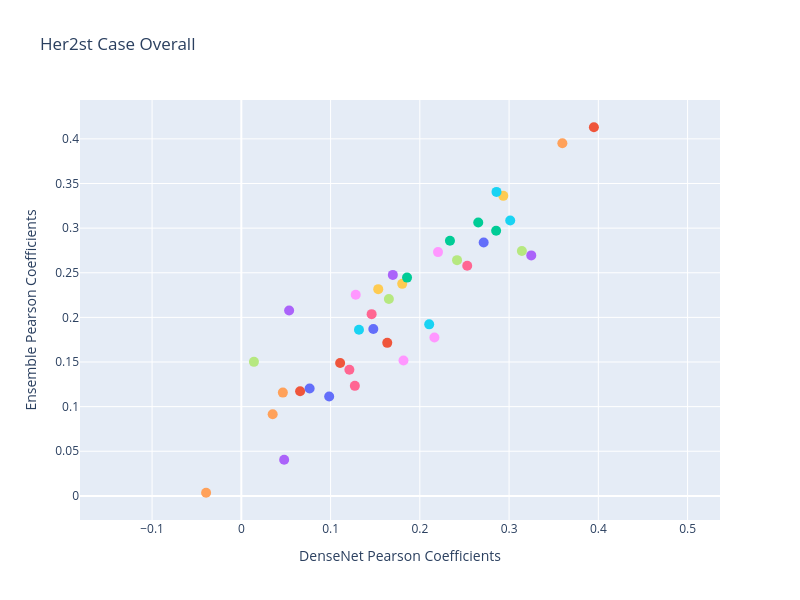

Notebook code cell kept with this figure:
### Code cell
import numpy as np
import matplotlib.pyplot as plt
import pandas as pd

ensemble_list = [] 
gcn_list = []
trans_list = []
densenet_list = []
for case in test_slides:
    with open('/data1/r20user3/shared_project/Hist2Cell/code/training/pearson_log/her2st_epoch100_lr1e-4_2hop_ensemble_onlycell_'+case+'_cell_pearson_list.pkl', 'rb') as f:
        multi_cell_pearson_list = pickle.load(f)
    ensemble_list += multi_cell_pearson_list
    with open('/data1/r20user3/shared_project/Hist2Cell/code/training/pearson_log/her2st_epoch2000_lr1e-4_GCN_onlycell_'+case+'_cell_pearson_list.pkl', 'rb') as f:
        multi_cell_pearson_list = pickle.load(f)
    gcn_list += multi_cell_pearson_list
    with open('/data1/r20user3/shared_project/Hist2Cell/code/training/pearson_log/her2st_epoch2000_lr1e-4_GCN_onlycell_'+case+'_cell_pearson_list.pkl', 'rb') as f:
        multi_cell_pearson_list = pickle.load(f)
    trans_list += multi_cell_pearson_list
    with open('/data1/r20user3/shared_project/Hist2Cell/code/training/pearson_log/her2st_epoch100_lr1e-4_densenet_onlycell_'+case+'_cell_pearson_list.pkl', 'rb') as f:
        multi_cell_pearson_list = pickle.load(f)
    densenet_list += multi_cell_pearson_list

layout = go.Layout(
    title="Her2st Case Overall",  # Add figure title
    width=800,
    height=600,
    showlegend=False,  # Remove legend
    xaxis=dict(
        title="DenseNet Pearson Coefficients",  # Add x-axis title
        scaleanchor='y',  # Ensure x-axis and y-axis have the same scale
        scaleratio=1,  # Set the scale ratio to 1
    ),
    yaxis=dict(
        title="Ensemble Pearson Coefficients"  # Add y-axis title
    ),
)

fig = go.Figure(layout=layout)

for x_value, y_value, label in zip(densenet_list, ensemble_list, cell_names):
    fig.add_trace(go.Scatter(x=[x_value], y=[y_value], mode='markers', marker=dict(size=10), text=[label], name=label, hovertemplate="%{text}<extra></extra>"))

# 配置鼠标悬停信息
fig.update_traces(hoverinfo='name')

# 显示图像
fig.show()

### Figure 1 — Plotly figure (JSON) as saved in the notebook; plotly's stock layout.template omitted (floating-point values rounded to 4 significant figures)
{"data": [{"hoverinfo": "name", "hovertemplate": "%{text}<extra></extra>", "marker": {"size": 10}, "mode": "markers", "name": "CD4-positive helper T cell", "text": ["CD4-positive helper T cell"], "type": "scatter", "x": [0.1479], "y": [0.187]}, {"hoverinfo": "name", "hovertemplate": "%{text}<extra></extra>", "marker": {"size": 10}, "mode": "markers", "name": "CD4-positive, alpha-beta T cell", "text": ["CD4-positive, alpha-beta T cell"], "type": "scatter", "x": [0.06585], "y": [0.1172]}, {"hoverinfo": "name", "hovertemplate": "%{text}<extra></extra>", "marker": {"size": 10}, "mode": "markers", "name": "CD8-positive, alpha-beta memory T cell", "text": ["CD8-positive, alpha-beta memory T cell"], "type": "scatter", "x": [0.2855], "y": [0.2971]}, {"hoverinfo": "name", "hovertemplate": "%{text}<extra></extra>", "marker": {"size": 10}, "mode": "markers", "name": "IgA plasma cell", "text": ["IgA plasma cell"], "type": "scatter", "x": [0.04799], "y": [0.04053]}, {"hoverinfo": "name", "hovertemplate": "%{text}<extra></extra>", "marker": {"size": 10}, "mode": "markers", "name": "IgG plasma cell", "text": ["IgG plasma cell"], "type": "scatter", "x": [-0.03947], "y": [0.003511]}, {"hoverinfo": "name", "hovertemplate": "%{text}<extra></extra>", "marker": {"size": 10}, "mode": "markers", "name": "T cell", "text": ["T cell"], "type": "scatter", "x": [0.3012], "y": [0.3085]}, {"hoverinfo": "name", "hovertemplate": "%{text}<extra></extra>", "marker": {"size": 10}, "mode": "markers", "name": "activated CD4-positive, alpha-beta T cell", "text": ["activated CD4-positive, alpha-beta T cell"], "type": "scatter", "x": [0.146], "y": [0.2036]}, {"hoverinfo": "name", "hovertemplate": "%{text}<extra></extra>", "marker": {"size": 10}, "mode": "markers", "name": "activated CD8-positive, alpha-beta T cell", "text": ["activated CD8-positive, alpha-beta T cell"], "type": "scatter", "x": [0.3143], "y": [0.2743]}, {"hoverinfo": "name", "hovertemplate": "%{text}<extra></extra>", "marker": {"size": 10}, "mode": "markers", "name": "alternatively activated macrophage", "text": ["alternatively activated macrophage"], "type": "scatter", "x": [0.1282], "y": [0.2254]}, {"hoverinfo": "name", "hovertemplate": "%{text}<extra></extra>", "marker": {"size": 10}, "mode": "markers", "name": "basal cell", "text": ["basal cell"], "type": "scatter", "x": [0.1802], "y": [0.2376]}, {"hoverinfo": "name", "hovertemplate": "%{text}<extra></extra>", "marker": {"size": 10}, "mode": "markers", "name": "capillary endothelial cell", "text": ["capillary endothelial cell"], "type": "scatter", "x": [0.09843], "y": [0.1113]}, {"hoverinfo": "name", "hovertemplate": "%{text}<extra></extra>", "marker": {"size": 10}, "mode": "markers", "name": "class switched memory B cell", "text": ["class switched memory B cell"], "type": "scatter", "x": [0.1107], "y": [0.1488]}, {"hoverinfo": "name", "hovertemplate": "%{text}<extra></extra>", "marker": {"size": 10}, "mode": "markers", "name": "classical monocyte", "text": ["classical monocyte"], "type": "scatter", "x": [0.1857], "y": [0.2446]}, {"hoverinfo": "name", "hovertemplate": "%{text}<extra></extra>", "marker": {"size": 10}, "mode": "markers", "name": "conventional dendritic cell", "text": ["conventional dendritic cell"], "type": "scatter", "x": [0.3248], "y": [0.2694]}, {"hoverinfo": "name", "hovertemplate": "%{text}<extra></extra>", "marker": {"size": 10}, "mode": "markers", "name": "effector memory CD4-positive, alpha-beta T cell", "text": ["effector memory CD4-positive, alpha-beta T cell"], "type": "scatter", "x": [0.3597], "y": [0.3952]}, {"hoverinfo": "name", "hovertemplate": "%{text}<extra></extra>", "marker": {"size": 10}, "mode": "markers", "name": "effector memory CD8-positive, alpha-beta T cell", "text": ["effector memory CD8-positive, alpha-beta T cell"], "type": "scatter", "x": [0.1318], "y": [0.1862]}, {"hoverinfo": "name", "hovertemplate": "%{text}<extra></extra>", "marker": {"size": 10}, "mode": "markers", "name": "endothelial cell of artery", "text": ["endothelial cell of artery"], "type": "scatter", "x": [0.1211], "y": [0.1413]}, {"hoverinfo": "name", "hovertemplate": "%{text}<extra></extra>", "marker": {"size": 10}, "mode": "markers", "name": "endothelial cell of lymphatic vessel", "text": ["endothelial cell of lymphatic vessel"], "type": "scatter", "x": [0.1653], "y": [0.2206]}, {"hoverinfo": "name", "hovertemplate": "%{text}<extra></extra>", "marker": {"size": 10}, "mode": "markers", "name": "fibroblast", "text": ["fibroblast"], "type": "scatter", "x": [0.2204], "y": [0.2731]}, {"hoverinfo": "name", "hovertemplate": "%{text}<extra></extra>", "marker": {"size": 10}, "mode": "markers", "name": "gamma-delta T cell", "text": ["gamma-delta T cell"], "type": "scatter", "x": [0.2935], "y": [0.3361]}, {"hoverinfo": "name", "hovertemplate": "%{text}<extra></extra>", "marker": {"size": 10}, "mode": "markers", "name": "inflammatory macrophage", "text": ["inflammatory macrophage"], "type": "scatter", "x": [0.2715], "y": [0.2839]}, {"hoverinfo": "name", "hovertemplate": "%{text}<extra></extra>", "marker": {"size": 10}, "mode": "markers", "name": "luminal epithelial cell of mammary gland", "text": ["luminal epithelial cell of mammary gland"], "type": "scatter", "x": [0.395], "y": [0.413]}, {"hoverinfo": "name", "hovertemplate": "%{text}<extra></extra>", "marker": {"size": 10}, "mode": "markers", "name": "lymphocyte", "text": ["lymphocyte"], "type": "scatter", "x": [0.2654], "y": [0.3064]}, {"hoverinfo": "name", "hovertemplate": "%{text}<extra></extra>", "marker": {"size": 10}, "mode": "markers", "name": "macrophage", "text": ["macrophage"], "type": "scatter", "x": [0.05355], "y": [0.2077]}, {"hoverinfo": "name", "hovertemplate": "%{text}<extra></extra>", "marker": {"size": 10}, "mode": "markers", "name": "mammary gland epithelial cell", "text": ["mammary gland epithelial cell"], "type": "scatter", "x": [0.04653], "y": [0.1157]}, {"hoverinfo": "name", "hovertemplate": "%{text}<extra></extra>", "marker": {"size": 10}, "mode": "markers", "name": "mast cell", "text": ["mast cell"], "type": "scatter", "x": [0.2859], "y": [0.3406]}, {"hoverinfo": "name", "hovertemplate": "%{text}<extra></extra>", "marker": {"size": 10}, "mode": "markers", "name": "mature NK T cell", "text": ["mature NK T cell"], "type": "scatter", "x": [0.1272], "y": [0.1233]}, {"hoverinfo": "name", "hovertemplate": "%{text}<extra></extra>", "marker": {"size": 10}, "mode": "markers", "name": "myeloid cell", "text": ["myeloid cell"], "type": "scatter", "x": [0.01411], "y": [0.1502]}, {"hoverinfo": "name", "hovertemplate": "%{text}<extra></extra>", "marker": {"size": 10}, "mode": "markers", "name": "myeloid dendritic cell", "text": ["myeloid dendritic cell"], "type": "scatter", "x": [0.2163], "y": [0.1774]}, {"hoverinfo": "name", "hovertemplate": "%{text}<extra></extra>", "marker": {"size": 10}, "mode": "markers", "name": "naive B cell", "text": ["naive B cell"], "type": "scatter", "x": [0.1534], "y": [0.2316]}, {"hoverinfo": "name", "hovertemplate": "%{text}<extra></extra>", "marker": {"size": 10}, "mode": "markers", "name": "natural killer cell", "text": ["natural killer cell"], "type": "scatter", "x": [0.07652], "y": [0.1204]}, {"hoverinfo": "name", "hovertemplate": "%{text}<extra></extra>", "marker": {"size": 10}, "mode": "markers", "name": "neutrophil", "text": ["neutrophil"], "type": "scatter", "x": [0.1635], "y": [0.1715]}, {"hoverinfo": "name", "hovertemplate": "%{text}<extra></extra>", "marker": {"size": 10}, "mode": "markers", "name": "non-classical monocyte", "text": ["non-classical monocyte"], "type": "scatter", "x": [0.2337], "y": [0.2858]}, {"hoverinfo": "name", "hovertemplate": "%{text}<extra></extra>", "marker": {"size": 10}, "mode": "markers", "name": "pericyte", "text": ["pericyte"], "type": "scatter", "x": [0.1697], "y": [0.2476]}, {"hoverinfo": "name", "hovertemplate": "%{text}<extra></extra>", "marker": {"size": 10}, "mode": "markers", "name": "plasmacytoid dendritic cell", "text": ["plasmacytoid dendritic cell"], "type": "scatter", "x": [0.03512], "y": [0.09142]}, {"hoverinfo": "name", "hovertemplate": "%{text}<extra></extra>", "marker": {"size": 10}, "mode": "markers", "name": "regulatory T cell", "text": ["regulatory T cell"], "type": "scatter", "x": [0.2105], "y": [0.1922]}, {"hoverinfo": "name", "hovertemplate": "%{text}<extra></extra>", "marker": {"size": 10}, "mode": "markers", "name": "unswitched memory B cell", "text": ["unswitched memory B cell"], "type": "scatter", "x": [0.2531], "y": [0.2579]}, {"hoverinfo": "name", "hovertemplate": "%{text}<extra></extra>", "marker": {"size": 10}, "mode": "markers", "name": "vascular associated smooth muscle cell", "text": ["vascular associated smooth muscle cell"], "type": "scatter", "x": [0.2417], "y": [0.2641]}, {"hoverinfo": "name", "hovertemplate": "%{text}<extra></extra>", "marker": {"size": 10}, "mode": "markers", "name": "vein endothelial cell", "text": ["vein endothelial cell"], "type": "scatter", "x": [0.1817], "y": [0.1518]}], "layout": {"height": 600, "showlegend": false, "title": {"text": "Her2st Case Overall"}, "width": 800, "xaxis": {"scaleanchor": "y", "scaleratio": 1, "title": {"text": "DenseNet Pearson Coefficients"}}, "yaxis": {"title": {"text": "Ensemble Pearson Coefficients"}}}}
